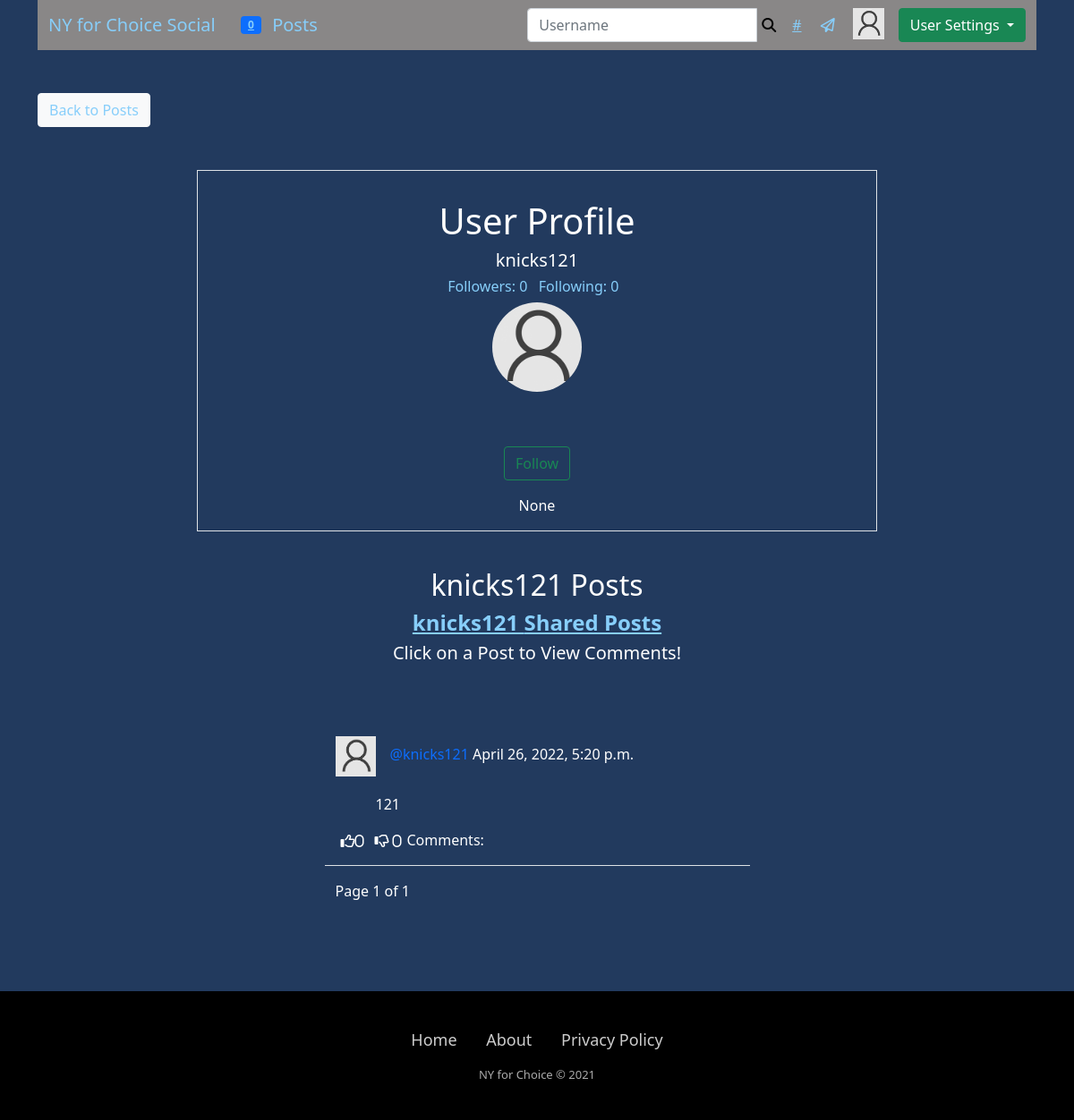
The app's page /members/3/profile/ (signed in), older data.
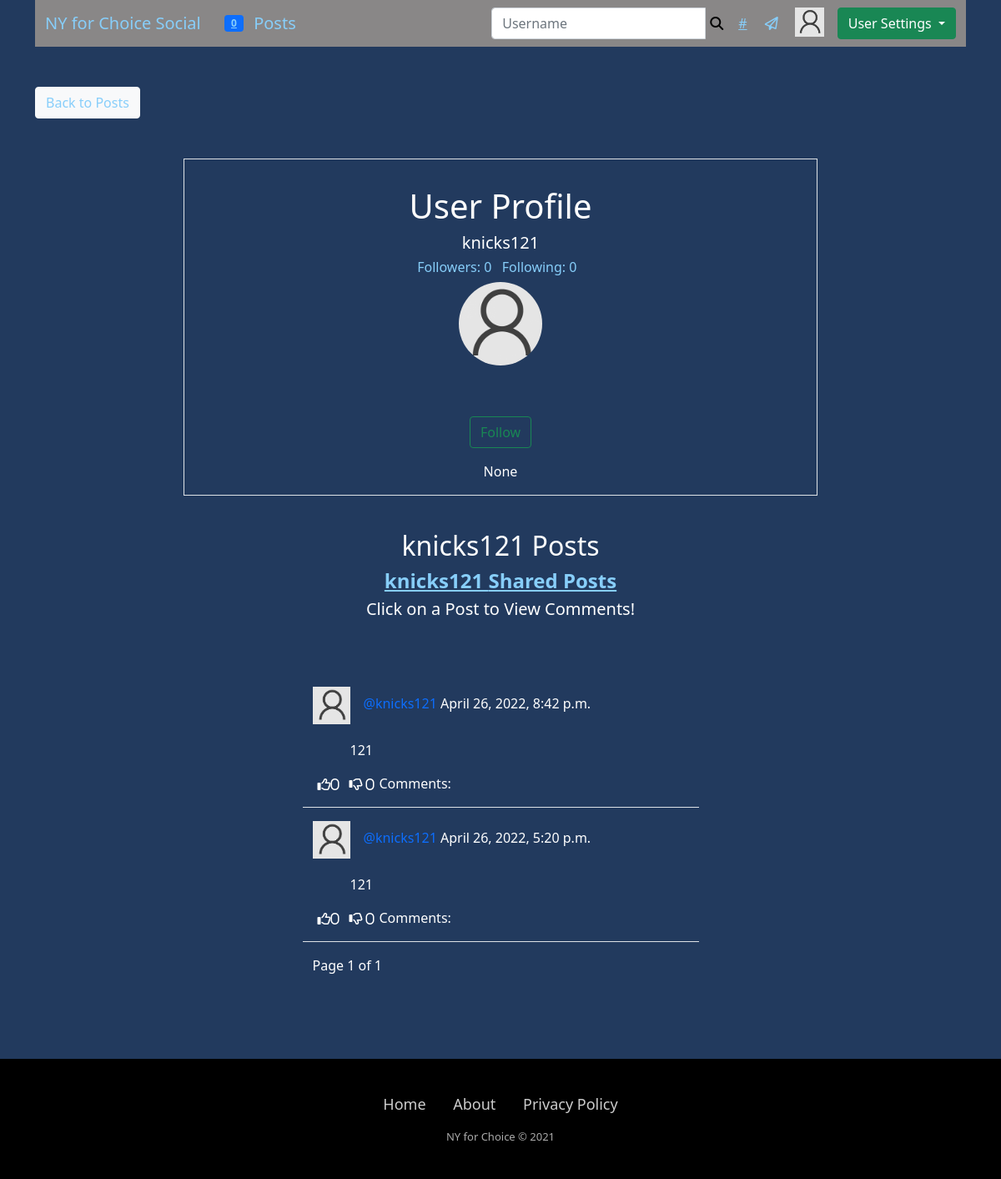
The same page, newer data.
### social/models.py (models this page shows, shortened)
class Post(models.Model):
    body = models.TextField()
    image = models.ImageField(upload_to='uploads/post_photos', blank=True, null=True)
    video = models.FileField(upload_to="uploads/post_videos", validators=[file_size], blank=True, null=True)
    created_on = models.DateTimeField(default=timezone.now)
    author = models.ForeignKey(User, on_delete=models.CASCADE)
    shared_user = models.ForeignKey(User, on_delete=models.CASCADE, null=True, blank=True, related_name='+')
    shared_body = models.TextField(blank=True, null=True)
    shared_on = models.DateTimeField(blank=True, null=True)
    likes = models.ManyToManyField(User, blank=True, related_name='likess')
    dislikes = models.ManyToManyField(User, blank=True, related_name='dislikess')
    tags = models.ManyToManyField('Tag', blank=True)
    class Meta:
        ordering = ['-created_on']

### members/models.py (models this page shows, shortened)
class UserProfile(models.Model):
  user = models.OneToOneField(User, primary_key=True, verbose_name='user', related_name='profile', on_delete=models.CASCADE)
  first_name = models.CharField(max_length=30, blank=True, null=True)
  last_name = models.CharField(max_length=30, blank=True, null=True)
  bio = models.TextField(max_length=500, blank=True, null=True)
  birth_date=models.DateField(null=True, blank=True)
  location = models.CharField(max_length=100, blank=True, null=True)
  picture = models.ImageField(upload_to='images/profile_pictures', default='images/profile_pictures/default_pic.jpg', blank=False)
  followers = models.ManyToManyField(User, blank=True, related_name='followers')
  followings = models.ManyToManyField(User, blank=True, related_name='followings')
  website_url = models.CharField(max_length=255, null=True, blank=True)
  facebook_url = models.CharField(max_length=255, null=True, blank=True)
  twitter_url = models.CharField(max_length=255, null=True, blank=True)
  instagram_url = models.CharField(max_length=255, null=True, blank=True)
  pinterest_url = models.CharField(max_length=255, null=True, blank=True)
  def __str__(self):
	  return str(self.user)

class User(AbstractBaseUser, PermissionsMixin):
  email = models.EmailField(verbose_name="email", max_length=60, unique=True)
  username = models.CharField(max_length=45, unique=True)
  first_name = models.CharField(max_length=60, blank=True)
  last_name = models.CharField(max_length=60, blank=True)
  state = models.ForeignKey(State, on_delete=models.SET_NULL, null=True)
  city = models.ForeignKey(City, on_delete=models.SET_NULL, null=True)
  date_joined = models.DateTimeField(verbose_name='date_joined', default=timezone.now)
  last_login = models.DateTimeField(verbose_name='last_login', default=timezone.now)
  is_staff = models.BooleanField(default=False)
  is_active = models.BooleanField(default=True)
  is_admin = models.BooleanField(default=False)
  is_superuser = models.BooleanField(default=False)
  objects = MyAccountManager()
  USERNAME_FIELD = 'username'
  REQUIRED_FIELDS = ['email']
  def __str__(self):
    return self.username

### members/views.py (the view)
# urls.py: path('<int:pk>/profile/', ShowProfilePageView.as_view(), name='show_profile_page'),
class ShowProfilePageView(DetailView, ListView):
	def get(self, request, pk, *args, **kwargs):
		profile = UserProfile.objects.get(pk=pk)
		user = profile.user
		followers = profile.followers.all()
		followings = profile.followings.all()
		p = Paginator(Post.objects.filter(author=user), 10)
		page = request.GET.get('page')
		posts = p.get_page(page)
		if len(followers) == 0:
			is_following = False
		for follower in followers:
			if follower == request.user:
				is_following = True
				break
			else:
				is_following = False
		number_of_followers = len(followers)
		number_of_followings = len(followings)
		context = {
			'user': user,
			'profile': profile,
			'posts': posts,
			'number_of_followers': number_of_followers,
			'is_following': is_following,
			'number_of_followings': number_of_followings,
		}
		return render(request, 'registration/user_profile.html', context)

### operationfreedom/templatetags/custom_tags.py (called while the page is built)
@register.inclusion_tag('social/show_notifications.html', takes_context=True)
def show_notifications(context):
	request_user = context['request'].user
	notifications = Notification.objects.filter(to_user=request_user).exclude(user_has_seen=True).order_by('-date')
	return {'notifications': notifications}

### members/templates/registration/user_profile.html (shortened to what the changed rows need)
{% extends 'base.html' %}
{% load static %}
{% block content %}
  <div class="row justify-content-center mt-5" style="background-color: #223a5e;">
    <div class="col-md-8 col-sm-12 border px-5 pt-3">
      <div class="text-center">
        <h1 class="row justify-content-center mt-3">User Profile</h1>
      </div>
    </div>
  </div>
  <div class="row justify-content-center mt-3 mb-5"><div class="col-md-5 col-sm-12"><div class="flexbox-item-99"><div class="header-info2">
    <h2>{{ user.username }} Posts</h2>
  </div></div></div></div>
  <div class="infinite-container">
  {% for post in posts %}
    <div class="infinite-item">
      <div class="row justify-content-center mt-3">
        <div class="col-md-5 col-sm-12 border-bottom position-relative">
          {% if post.shared_user %}
            <div>
              <a href="{% url 'show_profile_page' post.shared_user.profile.pk %}">
                  <img class="round-circle post-img" height="45" width="45" src="{{ post.shared_user.profile.picture.url }}" />
              </a>
              <p class="post-text">
                  <a class="text-primary post-link" href="{% url 'show_profile_page' post.shared_user.profile.pk %}">@{{ post.shared_user }}</a> shared a post on {{ post.created_on }}
              </p>
            </div>
          {% else %}
            <div>
              <a href="{% url 'show_profile_page' post.author.profile.pk %}">
                  <img class="round-circle post-img" height="45" width="45" src="{{ post.author.profile.picture.url }}" />
              </a>
              <p class="post-text">
                  <a class="text-primary post-link" href="{% url 'show_profile_page' post.author.profile.pk %}">@{{ post.author }}</a> {{ post.created_on }}
              </p>
            </div>
          {% endif %}
          <div class="shared-post position-relative pt-3">
            <div class="position-relative">
              <div class="body">
                <p>{{ post.body }}</p>
              </div>
            </div>
          </div>
          <div class="d-flex flex-row">
            <form method="POST" action="{% url 'profile-like' profile.pk post.id   %}" class="like-form" id="{{post.id}}">
              {% if request.user not in post.likes.all %}
                <button class="remove-default-btn like-btn{{post.id}}" type="submit">
                    <i class="far fa-thumbs-up like-icon{{post.id}}"  style="color: white"><span class="like_count{{post.id}}">{{ post.likes.all.count }}</span></i>
                </button>
              {% else %}
                <input type="hidden" name="post_id" value="{{ post.id }}">
                <button class="remove-default-btn like-btn{{post.id}}" type="submit">
                    <i class="far fa-thumbs-up like-icon{{post.id}} btn-success"  style="color: white"><span class="like_count{{post.id}}">{{ post.likes.all.count }}</span></i>
                </button>
              {% endif %}
            </form>
            <form method="POST" action="{% url 'profile-dislike' profile.pk post.id  %}" class="dislike-form" id='{{post.id}}'>
              {% if request.user not in post.dislikes.all %}
                  <button class="remove-default-btn dislike-btn{{post.id}}" type="submit" >
                      <i class="far fa-thumbs-down dislike-icon{{post.id}}"  style="color: white"> <span class="dislike_count{{post.id}}">{{ post.dislikes.all.count }}</span></i>
                  </button>
              {% endif %}
            </form>
            <p>Comments: {{ comment.count }}</p>
          </div>
        </div>
      </div>
    </div>
  {% endfor %}
  </div>
</div>
{% endblock %}

Row changes from the older to the newer data that the page shows:
added Post: author.profile.picture (placeholder picture), author "knicks121", created_on "April 26, 2022, 8:42 p.m.", body "121", likes.all.count "0", dislikes.all.count "0"
